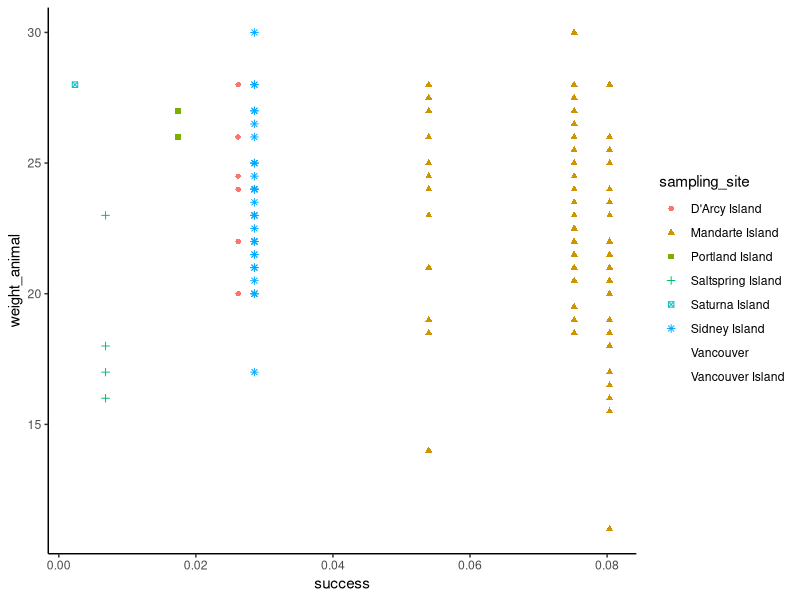

This chart was generated by the following R code:
# OBJECTIVE ----
# does body weight depends on population density

# MODEL ----
# DV: body size = weight_animal
# Fixed: density = success
# random: island ???

# LIBRARIES ----
library(tidyverse)
library(lme4)
library(lmerTest)
library(car)
library(emmeans)
library(multcompView)

# READ IN THE DATA ----
mouse.df <- read_csv("Resources DO NOT EDIT/rachel_data/mass_island_characteristics.csv")

# INITIAL PLOTTING ----
mouse.df %>%
  ggplot(aes(success, weight_animal, color = sampling_site, shape = sampling_site)) +
  geom_point() +
  theme_classic()

# CREATE OUR MODELS ----

# is there a correlation between weight and success
# no, there is no relationship between animal weight and trapping success 
cor.test( ~ weight_animal + success, 
          data = mouse.df,
          method = "pearson",
          conf.level = 0.95)

cor.test(mouse.df$weight_animal, mouse.df$success, method = "pearson")

# TEST ASSUMPTIONS ----

# RUN MODEL ----

# FINAL FIGURE ----
